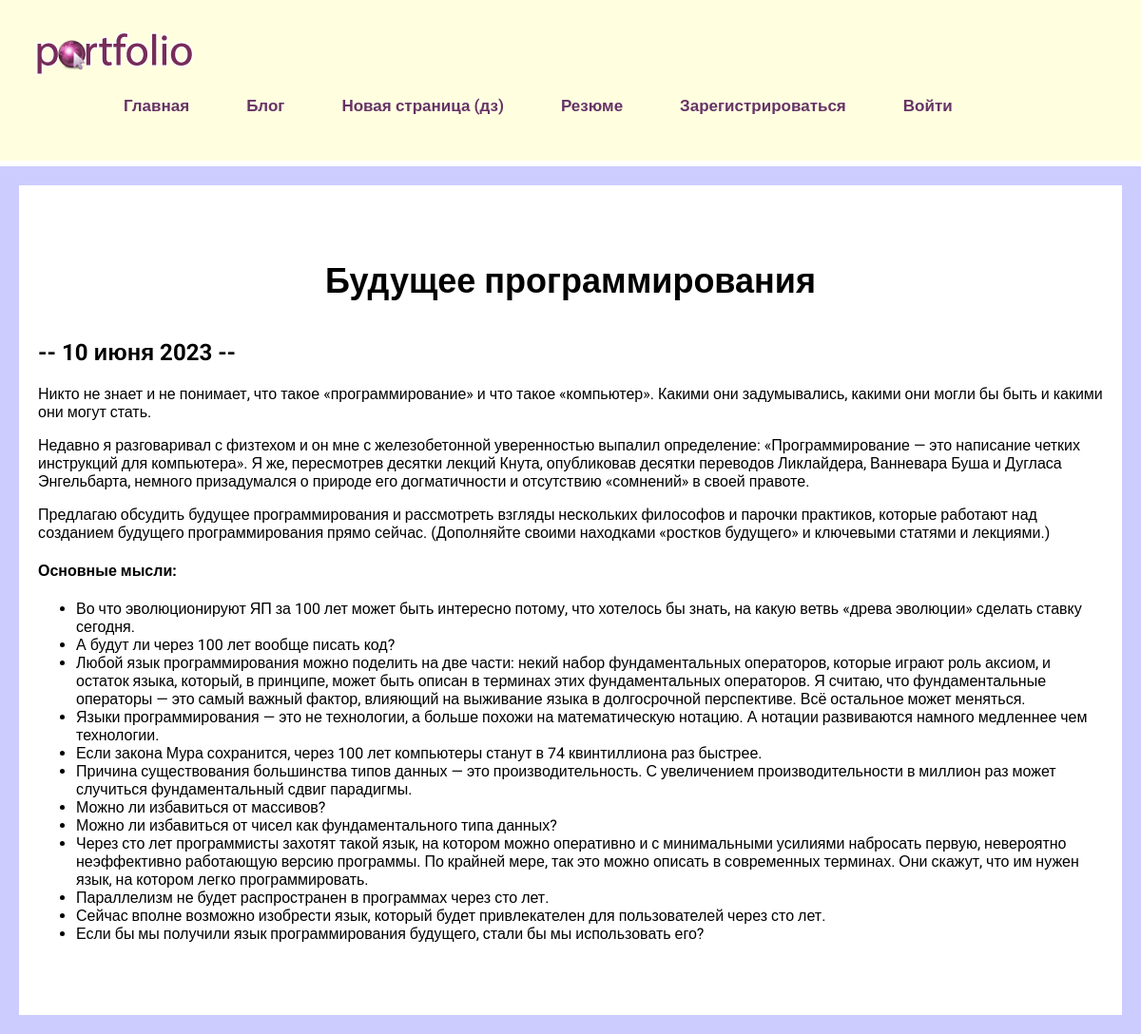
The app's page /blog/2/ with its own data.
### blog/models.py (models this page shows, shortened)
class Blog(models.Model):
    title = models.CharField(max_length=200)
    description = models.TextField()
    date = models.DateField()

### blog/views.py (the view)
# urls.py: path('<int:blog_id>/', views.detail, name='detail'),
def detail(request, blog_id):
    blog = get_object_or_404(Blog, pk=blog_id)
    return render(request, 'blog/detail.html', {'blog': blog})

### blog/templates/blog/detail.html
{% extends 'skills/base.html' %}
{% block content %}
<div class="detail">
    <h1>{{ blog.title }}</h1>
    <h2>-- {{ blog.date | date:'j E Y' }} --</h2>
    {{ blog.description | safe }}
</div>
{% endblock %}

### skills/static/css/style.css (style rules this page uses)
body { font-family: 'Roboto', sans-serif; padding: 0; margin: 0; background: #CCCCFF; }
.content h1 { text-align: center; margin: 60px 0 40px; font-size: 36px; }
.detail { background: white; padding: 20px 20px 60px; box-sizing: border-box; }

### records on screen
Blog: title "Будущее программирования", date "10 июня 2023", description "Никто не знает и не понимает, что такое «программирование» и что такое «компьютер». Какими они задумывались, какими они могли бы быть и какими они могут стать. Недавно я разговаривал с физтехом и он мне с железобетонной уверенностью выпалил определение: «Программирование — это написание четких инструкций для компьютера». Я же, пересмотрев десятки лекций Кнута, опубликовав десятки переводов Ликлайдера, Ванневара Буша и Дугласа Энгельбарта, немного призадумался о природе его догматичности и отсутствию «сомнений» в своей правоте. Предлагаю обсудить будущее программирования и рассмотреть взгляды нескольких философов и парочки практиков, которые работают над созданием будущего программирования…"
